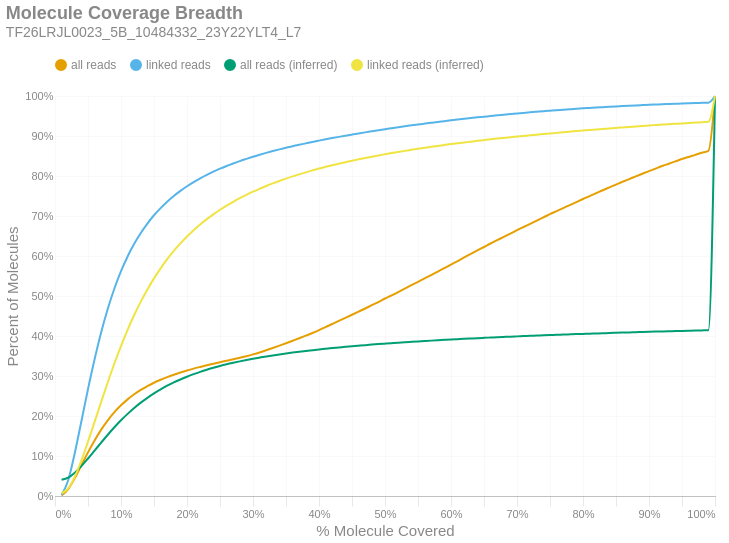

Here is the notebook cell this chart was saved with:
### Markdown cell above
### Molecule Read Coverage
This chart shows molecule coverage breadth as computed by the number of bases aligned to that molecule. In other words, "*how much of each unique long molecule is actually sequenced/aligned?*" Keep in mind there is a distinction between sequences and alignments, since some sequences belonging to a particular molecule may not align well and wouldn't appear in the alignment data. This chart also shows molecule coverage breadth as computed by the *inferred fragment* from which the aligned sequences originate. Unlike read coverage, this calculation takes into account the total insert size, including unsequenced gaps between the forward and reverse reads. Like the previous figures, these are cumulative percents.

### Code cell
if SKIPLR:
    print_html(f"Skipped")
else:
    binned_df = consolidated_hist(valids['coverage_bp'], mask, 0.01, True)
    binned_df_inf = consolidated_hist(valids['coverage_inserts'], mask, 0.01, True)
    binned_df = binned_df.with_columns(pl.lit(binned_df_inf['all reads (cumsum)']).alias('all reads (inferred)'))
    binned_df = binned_df.with_columns(pl.lit(binned_df_inf['linked reads (cumsum)']).alias('linked reads (inferred)'))
    binned_df = binned_df.with_columns(
        (pl.col('bin').cast(pl.Float64) + 0.01).alias('right_edge')
    )

    with SafeRender(binned_df):
        (
            density_plot(binned_df, 'Molecule Coverage Breadth', samplename, 'molcov', ['all reads (inferred)','linked reads (inferred)'])
            .encode(
                #x=alt.X('bin:Q', title="% Molecule Covered").axis(format = '%').scale(padding=0),
                x=alt.X('right_edge:Q', title="% Molecule Covered").axis(format='%').scale(padding=0),
                y=alt.Y('value:Q', title='Percent of Molecules')
                    .axis(format='%')
                    .stack(False)
                    .scale(domainMin=0, padding=0),
                color=alt.Color("key:N").scale(domain = ["all reads", "linked reads", "all reads (inferred)", "linked reads (inferred)"]),
                tooltip = [
                    alt.Tooltip("key:N", title = "Data Type"),
                    alt.Tooltip("range_label:N", title="% Molecule Covered"),
                    alt.Tooltip("value:Q", format = ".2%", title="% Molecules")
                ]
            )
        ).display()

### Figure 1 — Vega-Lite specification as saved in the notebook (floating-point values rounded to 4 significant figures)
{"width": "container", "height": 400, "config": {"title": {"anchor": "start", "dy": -15, "fontSize": 18, "color": "#888888", "subtitleColor": "#888888", "subtitleFontSize": 14}, "arc": {"fill": "#0072B2"}, "axis": {"domainColor": "#888888", "domainWidth": 0.5, "gridWidth": 0.2, "grid": false, "titleFontWeight": 400, "titleFontSize": 15, "labelFontSize": 11, "labelColor": "#888888", "tickColor": "#888888", "tickWidth": 0.2, "titleColor": "#888888"}, "axisBand": {"grid": false}, "axisX": {"grid": true, "tickSize": 10, "domainCap": "round"}, "axisY": {"domain": false, "grid": true, "tickSize": 0, "domainCap": "round"}, "background": "transparent", "header": {"labelFontSize": 15, "labelColor": "#888888", "titleFontSize": 15, "titleFontWeight": 600, "titleColor": "#888888"}, "legend": {"labelFont": "sans-serif", "labelFontSize": 12, "labelColor": "#888888", "symbolSize": 100, "symbolType": "circle", "titleFontSize": 12, "titlePadding": 10, "titleColor": "#888888", "title": null, "orient": "top"}, "range": {"category": ["#E69F00", "#56B4E9", "#009E73", "#F0E442", "#0072B2", "#D55E00", "#CC79A7", "#000000"], "diverging": ["#cfe8f3", "#a2d4ec", "#73bfe2", "#46abdb", "#1696d2", "#12719e"]}, "area": {"fill": "#0072B2", "fillOpacity": 0.7, "line": true, "strokeOpacity": 0.7}, "line": {"color": "#0072B2", "stroke": "#0072B2", "strokeWidth": 2}, "trail": {"color": "#0072B2", "stroke": "#0072B2", "strokeWidth": 0, "size": 1}, "point": {"filled": true, "fillOpacity": 1.0, "size": 95}, "text": {"color": "#888888", "fontSize": 11, "align": "right", "fontWeight": 400, "size": 11}, "bar": {"fill": "#0072B2", "stroke": null}, "view": {"stroke": null, "continuousWidth": 660, "continuousHeight": 400}}, "data": {"name": "data-bb355b9c0b29eddcc510be067b1baf09"}, "mark": {"type": "line", "interpolate": "monotone", "point": {"opacity": 0, "size": 275}}, "encoding": {"color": {"field": "key", "scale": {"domain": ["all reads", "linked reads", "all reads (inferred)", "linked reads (inferred)"]}, "type": "nominal"}, "tooltip": [{"field": "key", "title": "Data Type", "type": "nominal"}, {"field": "range_label", "title": "% Molecule Covered", "type": "nominal"}, {"field": "value", "format": ".2%", "title": "% Molecules", "type": "quantitative"}], "x": {"axis": {"format": "%"}, "field": "right_edge", "scale": {"padding": 0}, "title": "% Molecule Covered", "type": "quantitative"}, "y": {"axis": {"format": "%"}, "field": "value", "scale": {"domainMin": 0, "padding": 0}, "stack": false, "title": "Percent of Molecules", "type": "quantitative"}}, "params": [{"name": "param_c36ac31b6afebe62", "select": {"type": "point", "fields": ["key"]}, "bind": "legend"}], "title": {"text": "Molecule Coverage Breadth", "subtitle": "TF26LRJL0023_5B_10484332_23Y22YLT4_L7"}, "transform": [{"fold": ["all reads (cumsum)", "linked reads (cumsum)", "all reads (inferred)", "linked reads (inferred)"]}, {"calculate": "replace(datum.key, ' (cumsum)', '')", "as": "key"}, {"filter": {"param": "param_c36ac31b6afebe62"}}], "usermeta": {"embedOptions": {"downloadFileName": "TF26LRJL0023_5B_10484332_23Y22YLT4_L7.molcov"}}, "$schema": "https://vega.github.io/schema/vega-lite/v6.4.1.json", "datasets": {"data-bb355b9c0b29eddcc510be067b1baf09": [{"bin": "0.0", "interval": "0.0-0.01", "all reads": 0.001251, "linked reads": 0.002254, "all reads (cumsum)": 0.001251, "linked reads (cumsum)": 0.002254, "range_label": "0.0-0.01", "all reads (inferred)": 0.04053, "linked reads (inferred)": 0.006924, "right_edge": 0.01}, {"bin": "0.01", "interval": "0.01-0.02", "all reads": 0.01578, "linked reads": 0.03708, "all reads (cumsum)": 0.01703, "linked reads (cumsum)": 0.03933, "range_label": "0.01-0.02", "all reads (inferred)": 0.04609, "linked reads (inferred)": 0.01909, "right_edge": 0.02}, {"bin": "0.02", "interval": "0.02-0.03", "all reads": 0.028, "linked reads": 0.06831, "all reads (cumsum)": 0.04503, "linked reads (cumsum)": 0.1076, "range_label": "0.02-0.03", "all reads (inferred)": 0.05831, "linked reads (inferred)": 0.04837, "right_edge": 0.03}, {"bin": "0.03", "interval": "0.03-0.04", "all reads": 0.03193, "linked reads": 0.07928, "all reads (cumsum)": 0.07696, "linked reads (cumsum)": 0.1869, "range_label": "0.03-0.04", "all reads (inferred)": 0.07476, "linked reads (inferred)": 0.08879, "right_edge": 0.04}, {"bin": "0.04", "interval": "0.04-0.05", "all reads": 0.03218, "linked reads": 0.08037, "all reads (cumsum)": 0.1091, "linked reads (cumsum)": 0.2673, "range_label": "0.04-0.05", "all reads (inferred)": 0.09376, "linked reads (inferred)": 0.1358, "right_edge": 0.05}, {"bin": "0.05", "interval": "0.05-0.06", "all reads": 0.02977, "linked reads": 0.0746, "all reads (cumsum)": 0.1389, "linked reads (cumsum)": 0.3419, "range_label": "0.05-0.06", "all reads (inferred)": 0.1136, "linked reads (inferred)": 0.1854, "right_edge": 0.06}, {"bin": "0.06", "interval": "0.06-0.07", "all reads": 0.02697, "linked reads": 0.0676, "all reads (cumsum)": 0.1659, "linked reads (cumsum)": 0.4095, "range_label": "0.06-0.07", "all reads (inferred)": 0.1336, "linked reads (inferred)": 0.2353, "right_edge": 0.07}, {"bin": "0.07", "interval": "0.07-0.08", "all reads": 0.02338, "linked reads": 0.0586, "all reads (cumsum)": 0.1893, "linked reads (cumsum)": 0.4681, "range_label": "0.07-0.08", "all reads (inferred)": 0.1532, "linked reads (inferred)": 0.2844, "right_edge": 0.08}, {"bin": "0.08", "interval": "0.08-0.09", "all reads": 0.02022, "linked reads": 0.05067, "all reads (cumsum)": 0.2095, "linked reads (cumsum)": 0.5188, "range_label": "0.08-0.09", "all reads (inferred)": 0.1718, "linked reads (inferred)": 0.3312, "right_edge": 0.09}, {"bin": "0.09", "interval": "0.09-0.1", "all reads": 0.01725, "linked reads": 0.04316, "all reads (cumsum)": 0.2267, "linked reads (cumsum)": 0.5619, "range_label": "0.09-0.1", "all reads (inferred)": 0.1892, "linked reads (inferred)": 0.3749, "right_edge": 0.1}, {"bin": "0.1", "interval": "0.1-0.11", "all reads": 0.0148, "linked reads": 0.0369, "all reads (cumsum)": 0.2415, "linked reads (cumsum)": 0.5988, "range_label": "0.1-0.11", "all reads (inferred)": 0.2053, "linked reads (inferred)": 0.4154, "right_edge": 0.11}, {"bin": "0.11", "interval": "0.11-0.12", "all reads": 0.0127, "linked reads": 0.03162, "all reads (cumsum)": 0.2542, "linked reads (cumsum)": 0.6304, "range_label": "0.11-0.12", "all reads (inferred)": 0.2201, "linked reads (inferred)": 0.4524, "right_edge": 0.12}, {"bin": "0.12", "interval": "0.12-0.13", "all reads": 0.0109, "linked reads": 0.02702, "all reads (cumsum)": 0.2651, "linked reads (cumsum)": 0.6575, "range_label": "0.12-0.13", "all reads (inferred)": 0.2334, "linked reads (inferred)": 0.4859, "right_edge": 0.13}, {"bin": "0.13", "interval": "0.13-0.14", "all reads": 0.009612, "linked reads": 0.02369, "all reads (cumsum)": 0.2747, "linked reads (cumsum)": 0.6812, "range_label": "0.13-0.14", "all reads (inferred)": 0.2454, "linked reads (inferred)": 0.5162, "right_edge": 0.14}, {"bin": "0.14", "interval": "0.14-0.15", "all reads": 0.00843, "linked reads": 0.02066, "all reads (cumsum)": 0.2832, "linked reads (cumsum)": 0.7018, "range_label": "0.14-0.15", "all reads (inferred)": 0.2565, "linked reads (inferred)": 0.544, "right_edge": 0.15}, {"bin": "0.15", "interval": "0.15-0.16", "all reads": 0.007397, "linked reads": 0.01792, "all reads (cumsum)": 0.2906, "linked reads (cumsum)": 0.7197, "range_label": "0.15-0.16", "all reads (inferred)": 0.2665, "linked reads (inferred)": 0.5691, "right_edge": 0.16}, {"bin": "0.16", "interval": "0.16-0.17", "all reads": 0.006728, "linked reads": 0.01615, "all reads (cumsum)": 0.2973, "linked reads (cumsum)": 0.7359, "range_label": "0.16-0.17", "all reads (inferred)": 0.2757, "linked reads (inferred)": 0.592, "right_edge": 0.17}, {"bin": "0.17", "interval": "0.17-0.18", "all reads": 0.005993, "linked reads": 0.01418, "all reads (cumsum)": 0.3033, "linked reads (cumsum)": 0.7501, "range_label": "0.17-0.18", "all reads (inferred)": 0.2839, "linked reads (inferred)": 0.6127, "right_edge": 0.18}, {"bin": "0.18", "interval": "0.18-0.19", "all reads": 0.005456, "linked reads": 0.01269, "all reads (cumsum)": 0.3087, "linked reads (cumsum)": 0.7628, "range_label": "0.18-0.19", "all reads (inferred)": 0.2914, "linked reads (inferred)": 0.6314, "right_edge": 0.19}, {"bin": "0.19", "interval": "0.19-0.2", "all reads": 0.005065, "linked reads": 0.01159, "all reads (cumsum)": 0.3138, "linked reads (cumsum)": 0.7744, "range_label": "0.19-0.2", "all reads (inferred)": 0.2983, "linked reads (inferred)": 0.6487, "right_edge": 0.2}, {"bin": "0.2", "interval": "0.2-0.21", "all reads": 0.004646, "linked reads": 0.0105, "all reads (cumsum)": 0.3184, "linked reads (cumsum)": 0.7849, "range_label": "0.2-0.21", "all reads (inferred)": 0.3046, "linked reads (inferred)": 0.6645, "right_edge": 0.21}, {"bin": "0.21", "interval": "0.21-0.22", "all reads": 0.004278, "linked reads": 0.009401, "all reads (cumsum)": 0.3227, "linked reads (cumsum)": 0.7943, "range_label": "0.21-0.22", "all reads (inferred)": 0.3103, "linked reads (inferred)": 0.6789, "right_edge": 0.22}, {"bin": "0.22", "interval": "0.22-0.23", "all reads": 0.004142, "linked reads": 0.008737, "all reads (cumsum)": 0.3269, "linked reads (cumsum)": 0.803, "range_label": "0.22-0.23", "all reads (inferred)": 0.3156, "linked reads (inferred)": 0.6921, "right_edge": 0.23}, {"bin": "0.23", "interval": "0.23-0.24", "all reads": 0.003928, "linked reads": 0.007938, "all reads (cumsum)": 0.3308, "linked reads (cumsum)": 0.8109, "range_label": "0.23-0.24", "all reads (inferred)": 0.3204, "linked reads (inferred)": 0.7042, "right_edge": 0.24}, {"bin": "0.24", "interval": "0.24-0.25", "all reads": 0.003746, "linked reads": 0.007339, "all reads (cumsum)": 0.3345, "linked reads (cumsum)": 0.8183, "range_label": "0.24-0.25", "all reads (inferred)": 0.325, "linked reads (inferred)": 0.7157, "right_edge": 0.25}, {"bin": "0.25", "interval": "0.25-0.26", "all reads": 0.003563, "linked reads": 0.006754, "all reads (cumsum)": 0.3381, "linked reads (cumsum)": 0.825, "range_label": "0.25-0.26", "all reads (inferred)": 0.3292, "linked reads (inferred)": 0.726, "right_edge": 0.26}, {"bin": "0.26", "interval": "0.26-0.27", "all reads": 0.00362, "linked reads": 0.006275, "all reads (cumsum)": 0.3417, "linked reads (cumsum)": 0.8313, "range_label": "0.26-0.27", "all reads (inferred)": 0.333, "linked reads (inferred)": 0.7356, "right_edge": 0.27}, {"bin": "0.27", "interval": "0.27-0.28", "all reads": 0.003839, "linked reads": 0.00597, "all reads (cumsum)": 0.3456, "linked reads (cumsum)": 0.8373, "range_label": "0.27-0.28", "all reads (inferred)": 0.3366, "linked reads (inferred)": 0.7445, "right_edge": 0.28}, {"bin": "0.28", "interval": "0.28-0.29", "all reads": 0.003996, "linked reads": 0.00548, "all reads (cumsum)": 0.3496, "linked reads (cumsum)": 0.8428, "range_label": "0.28-0.29", "all reads (inferred)": 0.34, "linked reads (inferred)": 0.753, "right_edge": 0.29}, {"bin": "0.29", "interval": "0.29-0.3", "all reads": 0.004443, "linked reads": 0.005335, "all reads (cumsum)": 0.354, "linked reads (cumsum)": 0.8481, "range_label": "0.29-0.3", "all reads (inferred)": 0.3431, "linked reads (inferred)": 0.7608, "right_edge": 0.3}, {"bin": "0.3", "interval": "0.3-0.31", "all reads": 0.004871, "linked reads": 0.00497, "all reads (cumsum)": 0.3589, "linked reads (cumsum)": 0.8531, "range_label": "0.3-0.31", "all reads (inferred)": 0.346, "linked reads (inferred)": 0.768, "right_edge": 0.31}, {"bin": "0.31", "interval": "0.31-0.32", "all reads": 0.005345, "linked reads": 0.004778, "all reads (cumsum)": 0.3642, "linked reads (cumsum)": 0.8578, "range_label": "0.31-0.32", "all reads (inferred)": 0.3488, "linked reads (inferred)": 0.775, "right_edge": 0.32}, {"bin": "0.32", "interval": "0.32-0.33", "all reads": 0.005696, "linked reads": 0.004489, "all reads (cumsum)": 0.3699, "linked reads (cumsum)": 0.8623, "range_label": "0.32-0.33", "all reads (inferred)": 0.3514, "linked reads (inferred)": 0.7815, "right_edge": 0.33}, {"bin": "0.33", "interval": "0.33-0.34", "all reads": 0.00588, "linked reads": 0.004257, "all reads (cumsum)": 0.3758, "linked reads (cumsum)": 0.8666, "range_label": "0.33-0.34", "all reads (inferred)": 0.3539, "linked reads (inferred)": 0.7876, "right_edge": 0.34}, {"bin": "0.34", "interval": "0.34-0.35", "all reads": 0.005956, "linked reads": 0.003947, "all reads (cumsum)": 0.3817, "linked reads (cumsum)": 0.8705, "range_label": "0.34-0.35", "all reads (inferred)": 0.3562, "linked reads (inferred)": 0.7935, "right_edge": 0.35}, {"bin": "0.35", "interval": "0.35-0.36", "all reads": 0.006269, "linked reads": 0.003903, "all reads (cumsum)": 0.388, "linked reads (cumsum)": 0.8744, "range_label": "0.35-0.36", "all reads (inferred)": 0.3585, "linked reads (inferred)": 0.799, "right_edge": 0.36}, {"bin": "0.36", "interval": "0.36-0.37", "all reads": 0.006311, "linked reads": 0.003538, "all reads (cumsum)": 0.3943, "linked reads (cumsum)": 0.878, "range_label": "0.36-0.37", "all reads (inferred)": 0.3605, "linked reads (inferred)": 0.8041, "right_edge": 0.37}, {"bin": "0.37", "interval": "0.37-0.38", "all reads": 0.006504, "linked reads": 0.003608, "all reads (cumsum)": 0.4008, "linked reads (cumsum)": 0.8816, "range_label": "0.37-0.38", "all reads (inferred)": 0.3626, "linked reads (inferred)": 0.8091, "right_edge": 0.38}, {"bin": "0.38", "interval": "0.38-0.39", "all reads": 0.006723, "linked reads": 0.003509, "all reads (cumsum)": 0.4076, "linked reads (cumsum)": 0.8851, "range_label": "0.38-0.39", "all reads (inferred)": 0.3645, "linked reads (inferred)": 0.814, "right_edge": 0.39}, {"bin": "0.39", "interval": "0.39-0.4", "all reads": 0.007094, "linked reads": 0.003302, "all reads (cumsum)": 0.4146, "linked reads (cumsum)": 0.8884, "range_label": "0.39-0.4", "all reads (inferred)": 0.3664, "linked reads (inferred)": 0.8187, "right_edge": 0.4}, {"bin": "0.4", "interval": "0.4-0.41", "all reads": 0.007529, "linked reads": 0.003221, "all reads (cumsum)": 0.4222, "linked reads (cumsum)": 0.8916, "range_label": "0.4-0.41", "all reads (inferred)": 0.3681, "linked reads (inferred)": 0.8229, "right_edge": 0.41}, {"bin": "0.41", "interval": "0.41-0.42", "all reads": 0.007879, "linked reads": 0.003142, "all reads (cumsum)": 0.4301, "linked reads (cumsum)": 0.8948, "range_label": "0.41-0.42", "all reads (inferred)": 0.3698, "linked reads (inferred)": 0.827, "right_edge": 0.42}, {"bin": "0.42", "interval": "0.42-0.43", "all reads": 0.00779, "linked reads": 0.003034, "all reads (cumsum)": 0.4378, "linked reads (cumsum)": 0.8978, "range_label": "0.42-0.43", "all reads (inferred)": 0.3713, "linked reads (inferred)": 0.8307, "right_edge": 0.43}, {"bin": "0.43", "interval": "0.43-0.44", "all reads": 0.0076, "linked reads": 0.002904, "all reads (cumsum)": 0.4454, "linked reads (cumsum)": 0.9007, "range_label": "0.43-0.44", "all reads (inferred)": 0.3728, "linked reads (inferred)": 0.8345, "right_edge": 0.44}, {"bin": "0.44", "interval": "0.44-0.45", "all reads": 0.007676, "linked reads": 0.002828, "all reads (cumsum)": 0.4531, "linked reads (cumsum)": 0.9035, "range_label": "0.44-0.45", "all reads (inferred)": 0.3743, "linked reads (inferred)": 0.8382, "right_edge": 0.45}, {"bin": "0.45", "interval": "0.45-0.46", "all reads": 0.007772, "linked reads": 0.002795, "all reads (cumsum)": 0.4609, "linked reads (cumsum)": 0.9063, "range_label": "0.45-0.46", "all reads (inferred)": 0.3758, "linked reads (inferred)": 0.8418, "right_edge": 0.46}, {"bin": "0.46", "interval": "0.46-0.47", "all reads": 0.007884, "linked reads": 0.00277, "all reads (cumsum)": 0.4688, "linked reads (cumsum)": 0.9091, "range_label": "0.46-0.47", "all reads (inferred)": 0.3772, "linked reads (inferred)": 0.8452, "right_edge": 0.47}, {"bin": "0.47", "interval": "0.47-0.48", "all reads": 0.008175, "linked reads": 0.00269, "all reads (cumsum)": 0.477, "linked reads (cumsum)": 0.9118, "range_label": "0.47-0.48", "all reads (inferred)": 0.3785, "linked reads (inferred)": 0.8484, "right_edge": 0.48}, {"bin": "0.48", "interval": "0.48-0.49", "all reads": 0.007971, "linked reads": 0.002684, "all reads (cumsum)": 0.4849, "linked reads (cumsum)": 0.9145, "range_label": "0.48-0.49", "all reads (inferred)": 0.3797, "linked reads (inferred)": 0.8515, "right_edge": 0.49}, {"bin": "0.49", "interval": "0.49-0.5", "all reads": 0.008815, "linked reads": 0.002574, "all reads (cumsum)": 0.4937, "linked reads (cumsum)": 0.917, "range_label": "0.49-0.5", "all reads (inferred)": 0.3809, "linked reads (inferred)": 0.8544, "right_edge": 0.5}, {"bin": "0.5", "interval": "0.5-0.51", "all reads": 0.007647, "linked reads": 0.002468, "all reads (cumsum)": 0.5014, "linked reads (cumsum)": 0.9195, "range_label": "0.5-0.51", "all reads (inferred)": 0.3821, "linked reads (inferred)": 0.8573, "right_edge": 0.51}, {"bin": "0.51", "interval": "0.51-0.52", "all reads": 0.008544, "linked reads": 0.002431, "all reads (cumsum)": 0.5099, "linked reads (cumsum)": 0.9219, "range_label": "0.51-0.52", "all reads (inferred)": 0.3832, "linked reads (inferred)": 0.8601, "right_edge": 0.52}, {"bin": "0.52", "interval": "0.52-0.53", "all reads": 0.008443, "linked reads": 0.002396, "all reads (cumsum)": 0.5184, "linked reads (cumsum)": 0.9243, "range_label": "0.52-0.53", "all reads (inferred)": 0.3843, "linked reads (inferred)": 0.8628, "right_edge": 0.53}, {"bin": "0.53", "interval": "0.53-0.54", "all reads": 0.008565, "linked reads": 0.002352, "all reads (cumsum)": 0.5269, "linked reads (cumsum)": 0.9267, "range_label": "0.53-0.54", "all reads (inferred)": 0.3854, "linked reads (inferred)": 0.8654, "right_edge": 0.54}, {"bin": "0.54", "interval": "0.54-0.55", "all reads": 0.008428, "linked reads": 0.002157, "all reads (cumsum)": 0.5354, "linked reads (cumsum)": 0.9288, "range_label": "0.54-0.55", "all reads (inferred)": 0.3864, "linked reads (inferred)": 0.8679, "right_edge": 0.55}, {"bin": "0.55", "interval": "0.55-0.56", "all reads": 0.008613, "linked reads": 0.002128, "all reads (cumsum)": 0.544, "linked reads (cumsum)": 0.931, "range_label": "0.55-0.56", "all reads (inferred)": 0.3874, "linked reads (inferred)": 0.8704, "right_edge": 0.56}, {"bin": "0.56", "interval": "0.56-0.57", "all reads": 0.008385, "linked reads": 0.002112, "all reads (cumsum)": 0.5524, "linked reads (cumsum)": 0.9331, "range_label": "0.56-0.57", "all reads (inferred)": 0.3884, "linked reads (inferred)": 0.8729, "right_edge": 0.57}, {"bin": "0.57", "interval": "0.57-0.58", "all reads": 0.008387, "linked reads": 0.002081, "all reads (cumsum)": 0.5608, "linked reads (cumsum)": 0.9352, "range_label": "0.57-0.58", "all reads (inferred)": 0.3894, "linked reads (inferred)": 0.8752, "right_edge": 0.58}, {"bin": "0.58", "interval": "0.58-0.59", "all reads": 0.008655, "linked reads": 0.002001, "all reads (cumsum)": 0.5694, "linked reads (cumsum)": 0.9372, "range_label": "0.58-0.59", "all reads (inferred)": 0.3903, "linked reads (inferred)": 0.8775, "right_edge": 0.59}, {"bin": "0.59", "interval": "0.59-0.6", "all reads": 0.009026, "linked reads": 0.002066, "all reads (cumsum)": 0.5784, "linked reads (cumsum)": 0.9392, "range_label": "0.59-0.6", "all reads (inferred)": 0.3913, "linked reads (inferred)": 0.8797, "right_edge": 0.6}, {"bin": "0.6", "interval": "0.6-0.61", "all reads": 0.008717, "linked reads": 0.001922, "all reads (cumsum)": 0.5872, "linked reads (cumsum)": 0.9411, "range_label": "0.6-0.61", "all reads (inferred)": 0.3921, "linked reads (inferred)": 0.8818, "right_edge": 0.61}, {"bin": "0.61", "interval": "0.61-0.62", "all reads": 0.009154, "linked reads": 0.001834, "all reads (cumsum)": 0.5963, "linked reads (cumsum)": 0.943, "range_label": "0.61-0.62", "all reads (inferred)": 0.393, "linked reads (inferred)": 0.8839, "right_edge": 0.62}, {"bin": "0.62", "interval": "0.62-0.63", "all reads": 0.008876, "linked reads": 0.001839, "all reads (cumsum)": 0.6052, "linked reads (cumsum)": 0.9448, "range_label": "0.62-0.63", "all reads (inferred)": 0.3938, "linked reads (inferred)": 0.8859, "right_edge": 0.63}, {"bin": "0.63", "interval": "0.63-0.64", "all reads": 0.00878, "linked reads": 0.001756, "all reads (cumsum)": 0.614, "linked reads (cumsum)": 0.9466, "range_label": "0.63-0.64", "all reads (inferred)": 0.3946, "linked reads (inferred)": 0.8879, "right_edge": 0.64}, {"bin": "0.64", "interval": "0.64-0.65", "all reads": 0.008511, "linked reads": 0.001683, "all reads (cumsum)": 0.6225, "linked reads (cumsum)": 0.9483, "range_label": "0.64-0.65", "all reads (inferred)": 0.3954, "linked reads (inferred)": 0.8898, "right_edge": 0.65}, {"bin": "0.65", "interval": "0.65-0.66", "all reads": 0.008778, "linked reads": 0.001751, "all reads (cumsum)": 0.6312, "linked reads (cumsum)": 0.95, "range_label": "0.65-0.66", "all reads (inferred)": 0.3962, "linked reads (inferred)": 0.8917, "right_edge": 0.66}, {"bin": "0.66", "interval": "0.66-0.67", "all reads": 0.008308, "linked reads": 0.001605, "all reads (cumsum)": 0.6396, "linked reads (cumsum)": 0.9516, "range_label": "0.66-0.67", "all reads (inferred)": 0.397, "linked reads (inferred)": 0.8935, "right_edge": 0.67}, {"bin": "0.67", "interval": "0.67-0.68", "all reads": 0.008393, "linked reads": 0.001592, "all reads (cumsum)": 0.648, "linked reads (cumsum)": 0.9532, "range_label": "0.67-0.68", "all reads (inferred)": 0.3977, "linked reads (inferred)": 0.8953, "right_edge": 0.68}, {"bin": "0.68", "interval": "0.68-0.69", "all reads": 0.008171, "linked reads": 0.001559, "all reads (cumsum)": 0.6561, "linked reads (cumsum)": 0.9548, "range_label": "0.68-0.69", "all reads (inferred)": 0.3984, "linked reads (inferred)": 0.897, "right_edge": 0.69}, {"bin": "0.69", "interval": "0.69-0.7", "all reads": 0.008345, "linked reads": 0.001531, "all reads (cumsum)": 0.6645, "linked reads (cumsum)": 0.9563, "range_label": "0.69-0.7", "all reads (inferred)": 0.3991, "linked reads (inferred)": 0.8986, "right_edge": 0.7}, {"bin": "0.7", "interval": "0.7-0.71", "all reads": 0.008014, "linked reads": 0.001465, "all reads (cumsum)": 0.6725, "linked reads (cumsum)": 0.9578, "range_label": "0.7-0.71", "all reads (inferred)": 0.3997, "linked reads (inferred)": 0.9002, "right_edge": 0.71}, {"bin": "0.71", "interval": "0.71-0.72", "all reads": 0.007978, "linked reads": 0.001435, "all reads (cumsum)": 0.6805, "linked reads (cumsum)": 0.9592, "range_label": "0.71-0.72", "all reads (inferred)": 0.4004, "linked reads (inferred)": 0.9018, "right_edge": 0.72}, {"bin": "0.72", "interval": "0.72-0.73", "all reads": 0.00805, "linked reads": 0.001401, "all reads (cumsum)": 0.6885, "linked reads (cumsum)": 0.9606, "range_label": "0.72-0.73", "all reads (inferred)": 0.401, "linked reads (inferred)": 0.9033, "right_edge": 0.73}, {"bin": "0.73", "interval": "0.73-0.74", "all reads": 0.007914, "linked reads": 0.001392, "all reads (cumsum)": 0.6964, "linked reads (cumsum)": 0.962, "range_label": "0.73-0.74", "all reads (inferred)": 0.4017, "linked reads (inferred)": 0.9049, "right_edge": 0.74}, {"bin": "0.74", "interval": "0.74-0.75", "all reads": 0.008141, "linked reads": 0.001284, "all reads (cumsum)": 0.7046, "linked reads (cumsum)": 0.9633, "range_label": "0.74-0.75", "all reads (inferred)": 0.4023, "linked reads (inferred)": 0.9064, "right_edge": 0.75}, {"bin": "0.75", "interval": "0.75-0.76", "all reads": 0.007602, "linked reads": 0.001269, "all reads (cumsum)": 0.7122, "linked reads (cumsum)": 0.9645, "range_label": "0.75-0.76", "all reads (inferred)": 0.4029, "linked reads (inferred)": 0.9078, "right_edge": 0.76}, {"bin": "0.76", "interval": "0.76-0.77", "all reads": 0.00768, "linked reads": 0.001143, "all reads (cumsum)": 0.7198, "linked reads (cumsum)": 0.9657, "range_label": "0.76-0.77", "all reads (inferred)": 0.4035, "linked reads (inferred)": 0.9094, "right_edge": 0.77}, {"bin": "0.77", "interval": "0.77-0.78", "all reads": 0.007435, "linked reads": 0.001177, "all reads (cumsum)": 0.7273, "linked reads (cumsum)": 0.9669, "range_label": "0.77-0.78", "all reads (inferred)": 0.4041, "linked reads (inferred)": 0.9108, "right_edge": 0.78}, {"bin": "0.78", "interval": "0.78-0.79", "all reads": 0.007584, "linked reads": 0.001156, "all reads (cumsum)": 0.7349, "linked reads (cumsum)": 0.968, "range_label": "0.78-0.79", "all reads (inferred)": 0.4047, "linked reads (inferred)": 0.9123, "right_edge": 0.79}, {"bin": "0.79", "interval": "0.79-0.8", "all reads": 0.007706, "linked reads": 0.001091, "all reads (cumsum)": 0.7426, "linked reads (cumsum)": 0.9691, "range_label": "0.79-0.8", "all reads (inferred)": 0.4052, "linked reads (inferred)": 0.9136, "right_edge": 0.8}, {"bin": "0.8", "interval": "0.8-0.81", "all reads": 0.007235, "linked reads": 0.001008, "all reads (cumsum)": 0.7498, "linked reads (cumsum)": 0.9701, "range_label": "0.8-0.81", "all reads (inferred)": 0.4058, "linked reads (inferred)": 0.915, "right_edge": 0.81}, {"bin": "0.81", "interval": "0.81-0.82", "all reads": 0.007271, "linked reads": 0.001017, "all reads (cumsum)": 0.7571, "linked reads (cumsum)": 0.9711, "range_label": "0.81-0.82", "all reads (inferred)": 0.4063, "linked reads (inferred)": 0.9163, "right_edge": 0.82}, {"bin": "0.82", "interval": "0.82-0.83", "all reads": 0.007376, "linked reads": 0.0009503, "all reads (cumsum)": 0.7645, "linked reads (cumsum)": 0.9721, "range_label": "0.82-0.83", "all reads (inferred)": 0.4069, "linked reads (inferred)": 0.9176, "right_edge": 0.83}, {"bin": "0.83", "interval": "0.83-0.84", "all reads": 0.007072, "linked reads": 0.0009523, "all reads (cumsum)": 0.7715, "linked reads (cumsum)": 0.973, "range_label": "0.83-0.84", "all reads (inferred)": 0.4075, "linked reads (inferred)": 0.919, "right_edge": 0.84}, {"bin": "0.84", "interval": "0.84-0.85", "all reads": 0.006997, "linked reads": 0.0008998, "all reads (cumsum)": 0.7785, "linked reads (cumsum)": 0.9739, "range_label": "0.84-0.85", "all reads (inferred)": 0.408, "linked reads (inferred)": 0.9203, "right_edge": 0.85}, {"bin": "0.85", "interval": "0.85-0.86", "all reads": 0.007008, "linked reads": 0.000875, "all reads (cumsum)": 0.7855, "linked reads (cumsum)": 0.9748, "range_label": "0.85-0.86", "all reads (inferred)": 0.4085, "linked reads (inferred)": 0.9215, "right_edge": 0.86}, {"bin": "0.86", "interval": "0.86-0.87", "all reads": 0.006768, "linked reads": 0.0008582, "all reads (cumsum)": 0.7923, "linked reads (cumsum)": 0.9757, "range_label": "0.86-0.87", "all reads (inferred)": 0.409, "linked reads (inferred)": 0.9228, "right_edge": 0.87}, {"bin": "0.87", "interval": "0.87-0.88", "all reads": 0.006811, "linked reads": 0.0008166, "all reads (cumsum)": 0.7991, "linked reads (cumsum)": 0.9765, "range_label": "0.87-0.88", "all reads (inferred)": 0.4095, "linked reads (inferred)": 0.9239, "right_edge": 0.88}, {"bin": "0.88", "interval": "0.88-0.89", "all reads": 0.006595, "linked reads": 0.0007581, "all reads (cumsum)": 0.8057, "linked reads (cumsum)": 0.9772, "range_label": "0.88-0.89", "all reads (inferred)": 0.41, "linked reads (inferred)": 0.9252, "right_edge": 0.89}, {"bin": "0.89", "interval": "0.89-0.9", "all reads": 0.006626, "linked reads": 0.0007581, "all reads (cumsum)": 0.8123, "linked reads (cumsum)": 0.978, "range_label": "0.89-0.9", "all reads (inferred)": 0.4105, "linked reads (inferred)": 0.9263, "right_edge": 0.9}, {"bin": "0.9", "interval": "0.9-0.91", "all reads": 0.006095, "linked reads": 0.0007026, "all reads (cumsum)": 0.8184, "linked reads (cumsum)": 0.9787, "range_label": "0.9-0.91", "all reads (inferred)": 0.411, "linked reads (inferred)": 0.9274, "right_edge": 0.91}, {"bin": "0.91", "interval": "0.91-0.92", "all reads": 0.0067, "linked reads": 0.0007145, "all reads (cumsum)": 0.8251, "linked reads (cumsum)": 0.9794, "range_label": "0.91-0.92", "all reads (inferred)": 0.4114, "linked reads (inferred)": 0.9285, "right_edge": 0.92}, {"bin": "0.92", "interval": "0.92-0.93", "all reads": 0.005489, "linked reads": 0.0006174, "all reads (cumsum)": 0.8306, "linked reads (cumsum)": 0.98, "range_label": "0.92-0.93", "all reads (inferred)": 0.4118, "linked reads (inferred)": 0.9295, "right_edge": 0.93}, {"bin": "0.93", "interval": "0.93-0.94", "all reads": 0.005875, "linked reads": 0.0006194, "all reads (cumsum)": 0.8365, "linked reads (cumsum)": 0.9807, "range_label": "0.93-0.94", "all reads (inferred)": 0.4123, "linked reads (inferred)": 0.9305, "right_edge": 0.94}, {"bin": "0.94", "interval": "0.94-0.95", "all reads": 0.006101, "linked reads": 0.0006213, "all reads (cumsum)": 0.8426, "linked reads (cumsum)": 0.9813, "range_label": "0.94-0.95", "all reads (inferred)": 0.4127, "linked reads (inferred)": 0.9315, "right_edge": 0.95}, {"bin": "0.95", "interval": "0.95-0.96", "all reads": 0.004929, "linked reads": 0.0005629, "all reads (cumsum)": 0.8475, "linked reads (cumsum)": 0.9818, "range_label": "0.95-0.96", "all reads (inferred)": 0.4131, "linked reads (inferred)": 0.9325, "right_edge": 0.96}, {"bin": "0.96", "interval": "0.96-0.97", "all reads": 0.005353, "linked reads": 0.000545, "all reads (cumsum)": 0.8529, "linked reads (cumsum)": 0.9824, "range_label": "0.96-0.97", "all reads (inferred)": 0.4135, "linked reads (inferred)": 0.9335, "right_edge": 0.97}, {"bin": "0.97", "interval": "0.97-0.98", "all reads": 0.005171, "linked reads": 0.0004529, "all reads (cumsum)": 0.858, "linked reads (cumsum)": 0.9828, "range_label": "0.97-0.98", "all reads (inferred)": 0.414, "linked reads (inferred)": 0.9344, "right_edge": 0.98}, {"bin": "0.98", "interval": "0.98-0.99", "all reads": 0.004763, "linked reads": 0.0004568, "all reads (cumsum)": 0.8628, "linked reads (cumsum)": 0.9833, "range_label": "0.98-0.99", "all reads (inferred)": 0.4144, "linked reads (inferred)": 0.9354, "right_edge": 0.99}, {"bin": "0.99", "interval": "0.99-1.0", "all reads": 0.1372, "linked reads": 0.0167, "all reads (cumsum)": 1.0, "linked reads (cumsum)": 1.0, "range_label": "0.99-1.0", "all reads (inferred)": 1.0, "linked reads (inferred)": 1.0, "right_edge": 1.0}]}}
